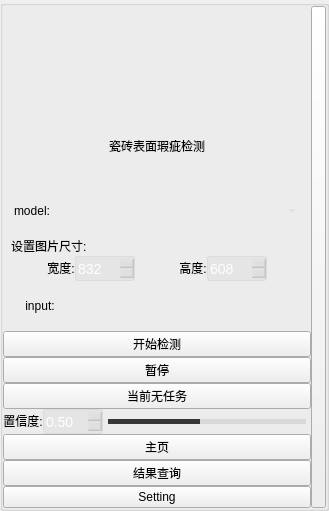
     <widget class="QGroupBox" name="leftGroupBox">
      <property name="styleSheet">
       <string notr="true">#leftGroupBox{
background-color: rgba(75, 75, 75, 200);
border: 0px solid #42adff;
border-radius:0px;}
</string>
      </property>
      <property name="title">
       <string/>
      </property>
      <layout class="QHBoxLayout" name="horizontalLayout_3">
       <property name="spacing">
        <number>0</number>
       </property>
       <property name="leftMargin">
        <number>0</number>
       </property>
       <property name="topMargin">
        <number>0</number>
       </property>
       <property name="rightMargin">
        <number>0</number>
       </property>
       <property name="bottomMargin">
        <number>0</number>
       </property>
       <item>
        <layout class="QVBoxLayout" name="leftLeftVerticalLayout">
         <property name="spacing">
          <number>0</number>
         </property>
         <item>
          <layout class="QHBoxLayout" name="logoHorizontalLayout">
           <property name="spacing">
            <number>0</number>
           </property>
           <item>
            <spacer name="logoLeftHorizontalSpacer">
             <property name="orientation">
              <enum>Qt::Horizontal</enum>
             </property>
             <property name="sizeHint" stdset="0">
              <size>
               <width>40</width>
               <height>20</height>
              </size>
             </property>
            </spacer>
           </item>
           <item>
            <widget class="QLabel" name="logoLabel">
             <property name="minimumSize">
              <size>
               <width>100</width>
               <height>100</height>
              </size>
             </property>
             <property name="maximumSize">
              <size>
               <width>100</width>
               <height>100</height>
              </size>
             </property>
             <property name="styleSheet">
              <string notr="true">#logoLabel{image: url(:/img/icon/熊猫.png);}</string>
             </property>
             <property name="text">
              <string/>
             </property>
             <property name="alignment">
              <set>Qt::AlignCenter</set>
             </property>
             <property name="wordWrap">
              <bool>false</bool>
             </property>
             <property name="margin">
              <number>0</number>
             </property>
            </widget>
           </item>
           <item>
            <spacer name="logoRightHorizontalSpacer">
             <property name="orientation">
              <enum>Qt::Horizontal</enum>
             </property>
             <property name="sizeHint" stdset="0">
              <size>
               <width>40</width>
               <height>20</height>
              </size>
             </property>
            </spacer>
           </item>
          </layout>
         </item>
         <item>
          <widget class="QLabel" name="titleLabel">
           <property name="minimumSize">
            <size>
             <width>0</width>
             <height>80</height>
            </size>
           </property>
           <property name="maximumSize">
            <size>
             <width>16777215</width>
             <height>80</height>
            </size>
           </property>
           <property name="styleSheet">
            <string notr="true"/>
           </property>
           <property name="text">
            <string>瓷砖表面瑕疵检测</string>
           </property>
           <property name="alignment">
            <set>Qt::AlignCenter</set>
           </property>
           <property name="margin">
            <number>0</number>
           </property>
          </widget>
         </item>
         <item>
          <layout class="QHBoxLayout" name="modelHorizontalLayout" stretch="0,0">
           <property name="spacing">
            <number>0</number>
           </property>
           <property name="leftMargin">
            <number>11</number>
           </property>
           <property name="topMargin">
            <number>11</number>
           </property>
           <property name="rightMargin">
            <number>11</number>
           </property>
           <property name="bottomMargin">
            <number>11</number>
           </property>
           <item>
            <widget class="QLabel" name="modelLabel">
             <property name="minimumSize">
              <size>
               <width>0</width>
               <height>28</height>
              </size>
             </property>
             <property name="maximumSize">
              <size>
               <width>60</width>
               <height>16777215</height>
              </size>
             </property>
             <property name="styleSheet">
              <string notr="true"/>
             </property>
             <property name="text">
              <string>model:</string>
             </property>
             <property name="alignment">
              <set>Qt::AlignCenter</set>
             </property>
            </widget>
           </item>
           <item>
            <widget class="QComboBox" name="modelComboBox">
             <property name="minimumSize">
              <size>
               <width>250</width>
               <height>28</height>
              </size>
             </property>
             <property name="maximumSize">
              <size>
               <width>300</width>
               <height>16777215</height>
              </size>
             </property>
             <property name="styleSheet">
              <string notr="true">QComboBox QAbstractItemView {
font-family: &quot;Microsoft YaHei&quot;;
font-size: 16px;
background:rgba(200, 200, 200,150);
selection-background-color: rgba(200, 200, 200,50);
color: rgb(218, 218, 218);
outline:none;
border:none;}
QComboBox{
font-family: &quot;Microsoft YaHei&quot;;
font-size: 16px;
color: rgb(218, 218, 218);
border-width:0px;
border-color:white;
border-style:solid;
background-color: rgba(200, 200, 200,0);}

QComboBox::drop-down {
margin-top:8;
height:20;
background:rgba(255,255,255,0);
border-image: url(:/img/icon/下拉_白色.png);
}
</string>
             </property>
            </widget>
           </item>
          </layout>
         </item>
         <item>
          <layout class="QVBoxLayout" name="imageShapeVerticalLayout">
           <property name="spacing">
            <number>0</number>
           </property>
           <item>
            <layout class="QHBoxLayout" name="imageShapeTopHorizontalLayout">
             <property name="spacing">
              <number>0</number>
             </property>
             <item>
              <widget class="QLabel" name="setImageShapeLabel">
               <property name="maximumSize">
                <size>
                 <width>16777215</width>
                 <height>20</height>
                </size>
               </property>
               <property name="styleSheet">
                <string notr="true"/>
               </property>
               <property name="text">
                <string>设置图片尺寸:</string>
               </property>
               <property name="alignment">
                <set>Qt::AlignLeading|Qt::AlignLeft|Qt::AlignVCenter</set>
               </property>
               <property name="indent">
                <number>8</number>
               </property>
              </widget>
             </item>
             <item>
              <spacer name="horizontalSpacer">
               <property name="orientation">
                <enum>Qt::Horizontal</enum>
               </property>
               <property name="sizeHint" stdset="0">
                <size>
                 <width>40</width>
                 <height>20</height>
                </size>
               </property>
              </spacer>
             </item>
            </layout>
           </item>
           <item>
            <layout class="QHBoxLayout" name="imageShapeBottomHorizontalLayout">
             <property name="spacing">
              <number>0</number>
             </property>
             <property name="rightMargin">
              <number>0</number>
             </property>
             <property name="bottomMargin">
              <number>0</number>
             </property>
             <item>
              <spacer name="horizontalSpacer_1">
               <property name="orientation">
                <enum>Qt::Horizontal</enum>
               </property>
               <property name="sizeHint" stdset="0">
                <size>
                 <width>40</width>
                 <height>20</height>
                </size>
               </property>
              </spacer>
             </item>
             <item>
              <widget class="QLabel" name="widthLabel">
               <property name="minimumSize">
                <size>
                 <width>0</width>
                 <height>0</height>
                </size>
               </property>
               <property name="maximumSize">
                <size>
                 <width>80</width>
                 <height>20</height>
                </size>
               </property>
               <property name="text">
                <string>宽度:</string>
               </property>
               <property name="textFormat">
                <enum>Qt::AutoText</enum>
               </property>
               <property name="alignment">
                <set>Qt::AlignCenter</set>
               </property>
               <property name="margin">
                <number>0</number>
               </property>
              </widget>
             </item>
             <item>
              <widget class="QSpinBox" name="widthNum">
               <property name="minimumSize">
                <size>
                 <width>60</width>
                 <height>25</height>
                </size>
               </property>
               <property name="maximumSize">
                <size>
                 <width>60</width>
                 <height>25</height>
                </size>
               </property>
               <property name="focusPolicy">
                <enum>Qt::ClickFocus</enum>
               </property>
               <property name="styleSheet">
                <string notr="true">QSpinBox{
background:rgba(200, 200, 200,50);
color:white;
font-size: 14px;
font-family: &quot;Microsoft YaHei UI&quot;;
border-style: solid;
border-width: 1px;
border-color: rgba(200, 200, 200,100);
border-radius: 3px;}

QSpinBox::down-button{
background:rgba(200, 200, 200,0);
border-image: url(:/img/icon/箭头_列表展开.png);}
QDoubleSpinBox::down-button::hover{
background:rgba(200, 200, 200,100);
border-image: url(:/img/icon/箭头_列表展开.png);}

QSpinBox::up-button{
background:rgba(200, 200, 200,0);
border-image: url(:/img/icon/箭头_列表收起.png);}
QSpinBox::up-button::hover{
background:rgba(200, 200, 200,100);
border-image: url(:/img/icon/箭头_列表收起.png);}
</string>
               </property>
               <property name="keyboardTracking">
                <bool>false</bool>
               </property>
               <property name="minimum">
                <number>32</number>
               </property>
               <property name="maximum">
                <number>32000</number>
               </property>
               <property name="singleStep">
                <number>32</number>
               </property>
               <property name="value">
                <number>832</number>
               </property>
              </widget>
             </item>
             <item>
              <spacer name="horizontalSpacer_2">
               <property name="orientation">
                <enum>Qt::Horizontal</enum>
               </property>
               <property name="sizeHint" stdset="0">
                <size>
                 <width>40</width>
                 <height>20</height>
                </size>
               </property>
              </spacer>
             </item>
             <item>
              <widget class="QLabel" name="heightLabel">
               <property name="maximumSize">
                <size>
                 <width>80</width>
                 <height>20</height>
                </size>
               </property>
               <property name="text">
                <string>高度:</string>
               </property>
               <property name="alignment">
                <set>Qt::AlignCenter</set>
               </property>
               <property name="margin">
                <number>0</number>
               </property>
              </widget>
             </item>
             <item>
              <widget class="QSpinBox" name="heightNum">
               <property name="minimumSize">
                <size>
                 <width>60</width>
                 <height>25</height>
                </size>
               </property>
               <property name="maximumSize">
                <size>
                 <width>60</width>
                 <height>25</height>
                </size>
               </property>
               <property name="focusPolicy">
                <enum>Qt::ClickFocus</enum>
               </property>
               <property name="styleSheet">
                <string notr="true">QSpinBox{
background:rgba(200, 200, 200,50);
color:white;
font-size: 14px;
font-family: &quot;Microsoft YaHei UI&quot;;
border-style: solid;
border-width: 1px;
border-color: rgba(200, 200, 200,100);
border-radius: 3px;}

QSpinBox::down-button{
background:rgba(200, 200, 200,0);
border-image: url(:/img/icon/箭头_列表展开.png);}
QDoubleSpinBox::down-button::hover{
background:rgba(200, 200, 200,100);
border-image: url(:/img/icon/箭头_列表展开.png);}

QSpinBox::up-button{
background:rgba(200, 200, 200,0);
border-image: url(:/img/icon/箭头_列表收起.png);}
QSpinBox::up-button::hover{
background:rgba(200, 200, 200,100);
border-image: url(:/img/icon/箭头_列表收起.png);}
</string>
               </property>
               <property name="keyboardTracking">
                <bool>false</bool>
               </property>
               <property name="minimum">
                <number>32</number>
               </property>
               <property name="maximum">
                <number>64000</number>
               </property>
               <property name="singleStep">
                <number>32</number>
               </property>
               <property name="stepType">
                <enum>QAbstractSpinBox::DefaultStepType</enum>
               </property>
               <property name="value">
                <number>608</number>
               </property>
              </widget>
             </item>
             <item>
              <spacer name="horizontalSpacer_3">
               <property name="orientation">
                <enum>Qt::Horizontal</enum>
               </property>
               <property name="sizeHint" stdset="0">
                <size>
                 <width>40</width>
                 <height>20</height>
                </size>
               </property>
              </spacer>
             </item>
            </layout>
           </item>
          </layout>
         </item>
         <item>
          <layout class="QHBoxLayout" name="inputHorizontalLayout" stretch="2,3,3,3">
           <property name="spacing">
            <number>0</number>
           </property>
           <property name="leftMargin">
            <number>11</number>
           </property>
           <property name="topMargin">
            <number>11</number>
           </property>
           <property name="rightMargin">
            <number>11</number>
           </property>
           <property name="bottomMargin">
            <number>11</number>
           </property>
           <item>
            <widget class="QLabel" name="inputLabel">
             <property name="maximumSize">
              <size>
               <width>80</width>
               <height>16777215</height>
              </size>
             </property>
             <property name="styleSheet">
              <string notr="true"/>
             </property>
             <property name="text">
              <string>input:</string>
             </property>
             <property name="alignment">
              <set>Qt::AlignCenter</set>
             </property>
            </widget>
           </item>
           <item>
            <widget class="QPushButton" name="fileButton">
             <property name="minimumSize">
              <size>
               <width>55</width>
               <height>28</height>
              </size>
             </property>
             <property name="maximumSize">
              <size>
               <width>16777215</width>
               <height>28</height>
              </size>
             </property>
             <property name="toolTip">
              <string>file</string>
             </property>
             <property name="styleSheet">
              <string notr="true">QPushButton{font-family: &quot;Microsoft YaHei&quot;;
font-size: 14px;
font-weight: bold;
color:white;
text-align: center center;
padding-left: 5px;
padding-right: 5px;
padding-top: 4px;
padding-bottom: 4px;
border-style: solid;
border-width: 0px;
border-color: rgba(255, 255, 255, 255);
border-radius: 3px;
background-color: rgba(200, 200, 200,0);}

QPushButton:focus{outline: none;}

QPushButton::pressed{font-family: &quot;Microsoft YaHei&quot;;
                     font-size: 14px;
                     font-weight: bold;
                     color:rgb(200,200,200);
                     text-align: center center;
                     padding-left: 5px;
                     padding-right: 5px;
                     padding-top: 4px;
                     padding-bottom: 4px;
                     border-style: solid;
                     border-width: 0px;
                     border-color: rgba(255, 255, 255, 255);
                     border-radius: 3px;
                     background-color:  #bf513b;}

QPushButton::disabled{font-family: &quot;Microsoft YaHei&quot;;
                     font-size: 14px;
                     font-weight: bold;
                     color:rgb(200,200,200);
                     text-align: center center;
                     padding-left: 5px;
                     padding-right: 5px;
                     padding-top: 4px;
                     padding-bottom: 4px;
                     border-style: solid;
                     border-width: 0px;
                     border-color: rgba(255, 255, 255, 255);
                     border-radius: 3px;
                     background-color:  #bf513b;}
QPushButton::hover {
border-style: solid;
border-width: 0px;
border-radius: 0px;
background-color: rgba(48,148,243,80);}</string>
             </property>
             <property name="text">
              <string/>
             </property>
             <property name="icon">
              <iconset resource="../apprcc.qrc">
               <normaloff>:/img/icon/image.png</normaloff>:/img/icon/image.png</iconset>
             </property>
            </widget>
           </item>
           <item>
            <widget class="QPushButton" name="folderButton">
             <property name="minimumSize">
              <size>
               <width>55</width>
               <height>28</height>
              </size>
             </property>
             <property name="maximumSize">
              <size>
               <width>16777215</width>
               <height>28</height>
              </size>
             </property>
             <property name="toolTip">
              <string>file</string>
             </property>
             <property name="styleSheet">
              <string notr="true">QPushButton{font-family: &quot;Microsoft YaHei&quot;;
font-size: 14px;
font-weight: bold;
color:white;
text-align: center center;
padding-left: 5px;
padding-right: 5px;
padding-top: 4px;
padding-bottom: 4px;
border-style: solid;
border-width: 0px;
border-color: rgba(255, 255, 255, 255);
border-radius: 3px;
background-color: rgba(200, 200, 200,0);}

QPushButton:focus{outline: none;}

QPushButton::pressed{font-family: &quot;Microsoft YaHei&quot;;
                     font-size: 14px;
                     font-weight: bold;
                     color:rgb(200,200,200);
                     text-align: center center;
                     padding-left: 5px;
                     padding-right: 5px;
                     padding-top: 4px;
                     padding-bottom: 4px;
                     border-style: solid;
                     border-width: 0px;
                     border-color: rgba(255, 255, 255, 255);
                     border-radius: 3px;
                     background-color:  #bf513b;}

QPushButton::disabled{font-family: &quot;Microsoft YaHei&quot;;
                     font-size: 14px;
                     font-weight: bold;
                     color:rgb(200,200,200);
                     text-align: center center;
                     padding-left: 5px;
                     padding-right: 5px;
                     padding-top: 4px;
                     padding-bottom: 4px;
                     border-style: solid;
                     border-width: 0px;
                     border-color: rgba(255, 255, 255, 255);
                     border-radius: 3px;
                     background-color:  #bf513b;}
QPushButton::hover {
border-style: solid;
border-width: 0px;
border-radius: 0px;
background-color: rgba(48,148,243,80);}</string>
             </property>
             <property name="text">
              <string/>
             </property>
             <property name="icon">
              <iconset resource="../apprcc.qrc">
               <normaloff>:/img/icon/打开.png</normaloff>:/img/icon/打开.png</iconset>
             </property>
            </widget>
           </item>
           <item>
            <widget class="QPushButton" name="cameraButton">
             <property name="minimumSize">
              <size>
               <width>55</width>
               <height>28</height>
              </size>
             </property>
             <property name="maximumSize">
              <size>
               <width>16777215</width>
               <height>28</height>
              </size>
             </property>
             <property name="toolTip">
              <string>camera</string>
             </property>
             <property name="styleSheet">
              <string notr="true">QPushButton{font-family: &quot;Microsoft YaHei&quot;;
font-size: 14px;
font-weight: bold;
color:white;
text-align: center center;
padding-left: 5px;
padding-right: 5px;
padding-top: 4px;
padding-bottom: 4px;
border-style: solid;
border-width: 0px;
border-color: rgba(255, 255, 255, 255);
border-radius: 3px;
background-color: rgba(48,148,243,0);}

QPushButton:focus{outline: none;}

QPushButton::pressed{font-family: &quot;Microsoft YaHei&quot;;
                     font-size: 14px;
                     font-weight: bold;
                     color:rgb(200,200,200);
                     text-align: center center;
                     padding-left: 5px;
                     padding-right: 5px;
                     padding-top: 4px;
                     padding-bottom: 4px;
                     border-style: solid;
                     border-width: 0px;
                     border-color: rgba(255, 255, 255, 255);
                     border-radius: 3px;
                     background-color:  #bf513b;}

QPushButton::disabled{font-family: &quot;Microsoft YaHei&quot;;
                     font-size: 14px;
                     font-weight: bold;
                     color:rgb(200,200,200);
                     text-align: center center;
                     padding-left: 5px;
                     padding-right: 5px;
                     padding-top: 4px;
                     padding-bottom: 4px;
                     border-style: solid;
                     border-width: 0px;
                     border-color: rgba(255, 255, 255, 255);
                     border-radius: 3px;
                     background-color:  #bf513b;}
QPushButton::hover {
border-style: solid;
border-width: 0px;
border-radius: 0px;
background-color: rgba(48,148,243,80);}</string>
             </property>
             <property name="text">
              <string/>
             </property>
             <property name="icon">
              <iconset resource="../apprcc.qrc">
               <normaloff>:/img/icon/摄像头开.png</normaloff>:/img/icon/摄像头开.png</iconset>
             </property>
            </widget>
           </item>
          </layout>
         </item>
         <item>
          <widget class="QPushButton" name="enterButton">
           <property name="styleSheet">
            <string notr="true"/>
           </property>
           <property name="text">
            <string>开始检测</string>
           </property>
          </widget>
         </item>
         <item>
          <widget class="QPushButton" name="stopButton">
           <property name="styleSheet">
            <string notr="true"/>
           </property>
           <property name="text">
            <string>暂停</string>
           </property>
          </widget>
         </item>
         <item>
          <widget class="QPushButton" name="toShowTaskButton">
           <property name="styleSheet">
            <string notr="true"/>
           </property>
           <property name="text">
            <string>当前无任务</string>
           </property>
          </widget>
         </item>
         <item>
          <layout class="QHBoxLayout" name="confidenceHorizontalLayout" stretch="0,0,0">
           <property name="spacing">
            <number>0</number>
           </property>
           <property name="bottomMargin">
            <number>0</number>
           </property>
           <item>
            <widget class="QLabel" name="confidenceLabel">
             <property name="minimumSize">
              <size>
               <width>0</width>
               <height>20</height>
              </size>
             </property>
             <property name="maximumSize">
              <size>
               <width>16777215</width>
               <height>20</height>
              </size>
             </property>
             <property name="styleSheet">
              <string notr="true"/>
             </property>
             <property name="text">
              <string>置信度:</string>
             </property>
             <property name="alignment">
              <set>Qt::AlignCenter</set>
             </property>
             <property name="indent">
              <number>0</number>
             </property>
            </widget>
           </item>
           <item>
            <widget class="QDoubleSpinBox" name="confidenceNum">
             <property name="minimumSize">
              <size>
               <width>60</width>
               <height>25</height>
              </size>
             </property>
             <property name="maximumSize">
              <size>
               <width>60</width>
               <height>25</height>
              </size>
             </property>
             <property name="focusPolicy">
              <enum>Qt::ClickFocus</enum>
             </property>
             <property name="styleSheet">
              <string notr="true">QDoubleSpinBox{
background:rgba(200, 200, 200,50);
color:white;
font-size: 14px;
font-family: &quot;Microsoft YaHei UI&quot;;
border-style: solid;
border-width: 1px;
border-color: rgba(200, 200, 200,100);
border-radius: 3px;}

QDoubleSpinBox::down-button{
background:rgba(200, 200, 200,0);
border-image: url(:/img/icon/箭头_列表展开.png);}
QDoubleSpinBox::down-button::hover{
background:rgba(200, 200, 200,100);
border-image: url(:/img/icon/箭头_列表展开.png);}

QDoubleSpinBox::up-button{
background:rgba(200, 200, 200,0);
border-image: url(:/img/icon/箭头_列表收起.png);}
QDoubleSpinBox::up-button::hover{
background:rgba(200, 200, 200,100);
border-image: url(:/img/icon/箭头_列表收起.png);}
</string>
             </property>
             <property name="keyboardTracking">
              <bool>false</bool>
             </property>
             <property name="showGroupSeparator" stdset="0">
              <bool>false</bool>
             </property>
             <property name="decimals">
              <number>2</number>
             </property>
             <property name="minimum">
              <double>0.250000000000000</double>
             </property>
             <property name="maximum">
              <double>0.800000000000000</double>
             </property>
             <property name="singleStep">
              <double>0.010000000000000</double>
             </property>
             <property name="value">
              <double>0.500000000000000</double>
             </property>
            </widget>
           </item>
           <item>
            <widget class="QSlider" name="confidenceSlider">
             <property name="styleSheet">
              <string notr="true">QSlider{
border-color: #bcbcbc;
color:#d9d9d9;
}
QSlider::groove:horizontal {                                
     border: 1px solid #999999;                             
     height: 3px;                                           
    margin: 0px 0;                                         
     left: 5px; right: 5px; 
 }
QSlider::handle:horizontal {                               
     border: 0px ; 
     border-image: url(:/img/icon/圆.png);
	 width:15px;
     margin: -7px -7px -7px -7px;                  
} 
QSlider::add-page:horizontal{
background: qlineargradient(spread:pad, x1:0, y1:1, x2:0, y2:0, stop:0 #d9d9d9, stop:0.25 #d9d9d9, stop:0.5 #d9d9d9, stop:1 #d9d9d9); 

}
QSlider::sub-page:horizontal{                               
 background: qlineargradient(spread:pad, x1:0, y1:1, x2:0, y2:0, stop:0 #373737, stop:0.25 #373737, stop:0.5 #373737, stop:1 #373737);                     
}</string>
             </property>
             <property name="minimum">
              <number>25</number>
             </property>
             <property name="maximum">
              <number>80</number>
             </property>
             <property name="value">
              <number>50</number>
             </property>
             <property name="sliderPosition">
              <number>50</number>
             </property>
             <property name="tracking">
              <bool>true</bool>
             </property>
             <property name="orientation">
              <enum>Qt::Horizontal</enum>
             </property>
             <property name="invertedAppearance">
              <bool>false</bool>
             </property>
             <property name="invertedControls">
              <bool>false</bool>
             </property>
             <property name="tickPosition">
              <enum>QSlider::NoTicks</enum>
             </property>
            </widget>
           </item>
          </layout>
         </item>
         <item>
          <widget class="QPushButton" name="toQueryButton">
           <property name="styleSheet">
            <string notr="true"/>
           </property>
           <property name="text">
            <string>主页</string>
           </property>
          </widget>
         </item>
         <item>
          <widget class="QPushButton" name="toHomeButton">
           <property name="styleSheet">
            <string notr="true"/>
           </property>
           <property name="text">
            <string>结果查询</string>
           </property>
          </widget>
         </item>
         <item>
          <widget class="QPushButton" name="settingButton">
           <property name="styleSheet">
            <string notr="true"/>
           </property>
           <property name="text">
            <string>Setting</string>
           </property>
          </widget>
         </item>
        </layout>
       </item>
       <item>
        <widget class="QPushButton" name="putAwayButton">
         <property name="sizePolicy">
          <sizepolicy hsizetype="Preferred" vsizetype="Preferred">
           <horstretch>0</horstretch>
           <verstretch>0</verstretch>
          </sizepolicy>
         </property>
         <property name="minimumSize">
          <size>
           <width>0</width>
           <height>0</height>
          </size>
         </property>
         <property name="maximumSize">
          <size>
           <width>15</width>
           <height>16777215</height>
          </size>
         </property>
         <property name="styleSheet">
          <string notr="true"/>
         </property>
         <property name="text">
          <string/>
         </property>
         <property name="icon">
          <iconset resource="../apprcc.qrc">
           <normaloff>:/img/icon/收起.png</normaloff>:/img/icon/收起.png</iconset>
         </property>
        </widget>
       </item>
      </layout>
     </widget>
